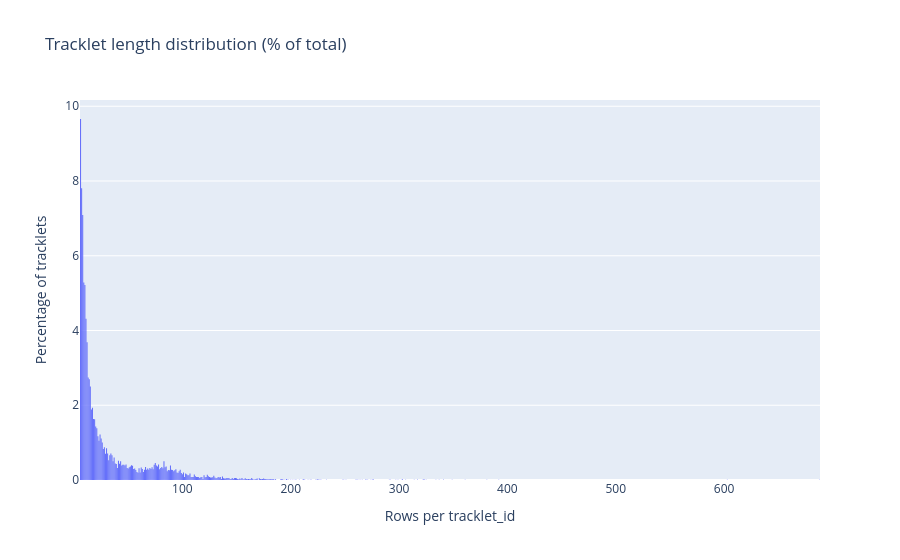

Notebook cell for this chart:
### Code cell
human_ids = tracklet_df.loc[tracklet_df["predicted_class"].eq("human"), "tracklet_id"].unique()
lengths = tracklet_df[tracklet_df["tracklet_id"].isin(human_ids)].groupby("tracklet_id").size()
lengths = lengths.iloc[lengths.index != -1]

x = lengths.to_numpy()

fig = go.Figure(go.Histogram(
    x=x,
    xbins=dict(size=1),      # exact integer bins
    histnorm="percent"      # <-- normalize to %
))

fig.update_layout(
    title="Tracklet length distribution (% of total)",
    xaxis_title="Rows per tracklet_id",
    yaxis_title="Percentage of tracklets",
    bargap=0.05
)

fig.show()

### Figure 1 — Plotly figure (JSON) as saved in the notebook; plotly's stock layout.template omitted (floating-point values rounded to 4 significant figures; data arrays with more than 128 entries replaced by an {"elided": "..."} marker saying what was removed)
{"data": [{"histnorm": "percent", "type": "histogram", "x": {"elided": "10829 int values"}, "xbins": {"size": 1}}], "layout": {"bargap": 0.05, "title": {"text": "Tracklet length distribution (% of total)"}, "xaxis": {"title": {"text": "Rows per tracklet_id"}}, "yaxis": {"title": {"text": "Percentage of tracklets"}}}}
